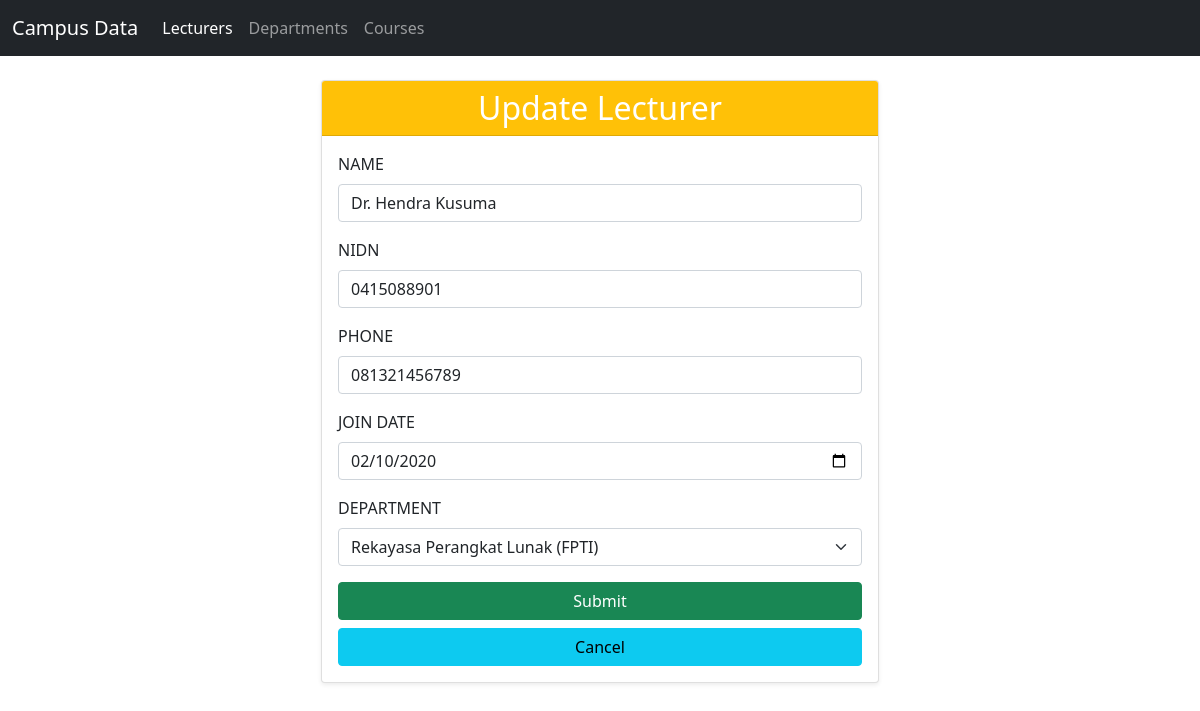
/Project/index.php?controller=lecturer&action=edit&id=1, run on the app's committed database.
### tables this page shows
CREATE TABLE lecturers (
  id INT(11) NOT NULL AUTO_INCREMENT,
  name VARCHAR(100) NOT NULL,
  nidn VARCHAR(20) NOT NULL,
  phone VARCHAR(20) NOT NULL,
  join_date DATE NOT NULL,
  department_id INT(11) DEFAULT NULL,
  PRIMARY KEY (id),
  KEY idx_lecturers_department (department_id),
  CONSTRAINT fk_lecturers_department FOREIGN KEY (department_id)
    REFERENCES departments (id)
    ON DELETE SET NULL
    ON UPDATE CASCADE
);

### Project/controllers/Controller.php (called while the page is built, shortened)
<?php
class Controller
{
    protected function render(string $view, array $data = []): void
    {
        extract($data);
        require __DIR__ . '/../views/' . $view . '.php';
    }
}

### Project/controllers/LecturerController.php (called while the page is built, shortened)
<?php
require_once __DIR__ . '/Controller.php';
require_once __DIR__ . '/../models/Lecturer.php';
class LecturerController extends Controller
{
    private Lecturer $lecturerModel;
    private Department $departmentModel;
    public function __construct()
    {
        $this->lecturerModel = new Lecturer();
        $this->departmentModel = new Department();
    }
    public function edit(): void
    {
        $id = isset($_GET['id']) ? (int) $_GET['id'] : 0;
        $lecturer = $this->lecturerModel->getById($id);
        $this->render('lecturers/edit', [
            'pageTitle'        => 'Update Lecturer',
            'activeController' => 'lecturer',
            'lecturer'         => $lecturer,
            'departments'      => $this->departmentModel->getAll(),
        ]);
    }
}

### Project/index.php (called while the page is built, shortened)
<?php
$action = $_GET['action'] ?? 'index';
$controllerInstance = new $controllerName();
$controllerInstance->$action();

### Project/config/connection.php (called while the page is built)
<?php
$db_config = [
    'servername' => 'localhost',
    'username'   => 'root',
    'password'   => '',
    'db_name'    => 'tp_mvc25',
];

### Project/models/Model.php (called while the page is built, shortened)
<?php
class Model
{
    protected mysqli $conn;
    public function __construct()
    {
        require __DIR__ . '/../config/connection.php';
        $this->conn = new mysqli(
            $db_config['servername'],
            $db_config['username'],
            $db_config['password'],
            $db_config['db_name']
        );
        $this->conn->set_charset('utf8mb4');
    }
    protected function executeQuery(string $sql, string $types = '', array $params = []): mysqli_stmt
    {
        $stmt = $this->conn->prepare($sql);
        if ($types !== '' && !empty($params)) {
            $stmt->bind_param($types, ...$params);
        }
        if (!$stmt->execute()) {
            die('Execute failed: ' . $stmt->error);
        }
        return $stmt;
    }
    protected function fetchAll(string $sql, string $types = '', array $params = []): array
    {
        $stmt = $this->executeQuery($sql, $types, $params);
        $result = $stmt->get_result();
        $rows = $result ? $result->fetch_all(MYSQLI_ASSOC) : [];
        return $rows;
    }
    protected function fetchOne(string $sql, string $types = '', array $params = []): ?array
    {
        $stmt = $this->executeQuery($sql, $types, $params);
        $result = $stmt->get_result();
        $row = $result ? $result->fetch_assoc() : null;
        return $row ?: null;
    }
}

### Project/models/Lecturer.php (called while the page is built, shortened)
<?php
require_once __DIR__ . '/Model.php';
class Lecturer extends Model
{
    public function getById(int $id): ?array
    {
        $sql = 'SELECT * FROM lecturers WHERE id = ?';
        return $this->fetchOne($sql, 'i', [$id]);
    }
}

### Project/models/Department.php (called while the page is built, shortened)
<?php
require_once __DIR__ . '/Model.php';
class Department extends Model
{
    public function getAll(): array
    {
        $sql = 'SELECT * FROM departments ORDER BY id ASC';
        return $this->fetchAll($sql);
    }
}

### Project/views/lecturers/edit.php (the view, shortened to what this page needs)
<?php require __DIR__ . '/../templates/header.php'; ?>
<div class="col-lg-6 m-auto">
  <form method="post" action="index.php?controller=lecturer&action=update">
    <div class="card shadow-sm">
      <div class="card-header bg-warning text-white text-center">
        <h2 class="mb-0">Update Lecturer</h2>
      </div>
      <div class="card-body">
        <div class="mb-3">
          <label class="form-label">NAME</label>
          <input type="text" name="name" value="<?= htmlspecialchars($lecturer['name']) ?>" class="form-control" required>
        </div>
        <div class="mb-3">
          <label class="form-label">NIDN</label>
          <input type="text" name="nidn" value="<?= htmlspecialchars($lecturer['nidn']) ?>" class="form-control" required>
        </div>
        <div class="mb-3">
          <label class="form-label">PHONE</label>
          <input type="text" name="phone" value="<?= htmlspecialchars($lecturer['phone']) ?>" class="form-control" required>
        </div>
        <div class="mb-3">
          <label class="form-label">JOIN DATE</label>
          <input type="date" name="join_date" value="<?= htmlspecialchars($lecturer['join_date']) ?>" class="form-control" required>
        </div>
        <div class="mb-3">
          <label class="form-label">DEPARTMENT</label>
          <select name="department_id" class="form-select" required>
            <?php foreach ($departments as $dept): ?>
              <?php $selected = ((int) $dept['id'] === (int) $lecturer['department_id']) ? 'selected' : ''; ?>
              <option value="<?= (int) $dept['id'] ?>" <?= $selected ?>><?= htmlspecialchars($dept['name']) ?> (<?= htmlspecialchars($dept['faculty']) ?>)</option>
            <?php endforeach; ?>
          </select>
        </div>
        <div class="d-grid gap-2">
          <button class="btn btn-success" type="submit" name="submit">Submit</button>
          <a class="btn btn-info" href="index.php?controller=lecturer&action=index">Cancel</a>
        </div>
      </div>
    </div>
  </form>
</div>
<?php require __DIR__ . '/../templates/footer.php'; ?>

### data on the page
lecturers: name "Dr. Hendra Kusuma", nidn "0415088901", phone "081321456789", join_date "02/10/2020"

### other printed values
form field department_id "Rekayasa Perangkat Lunak (FPTI)"
